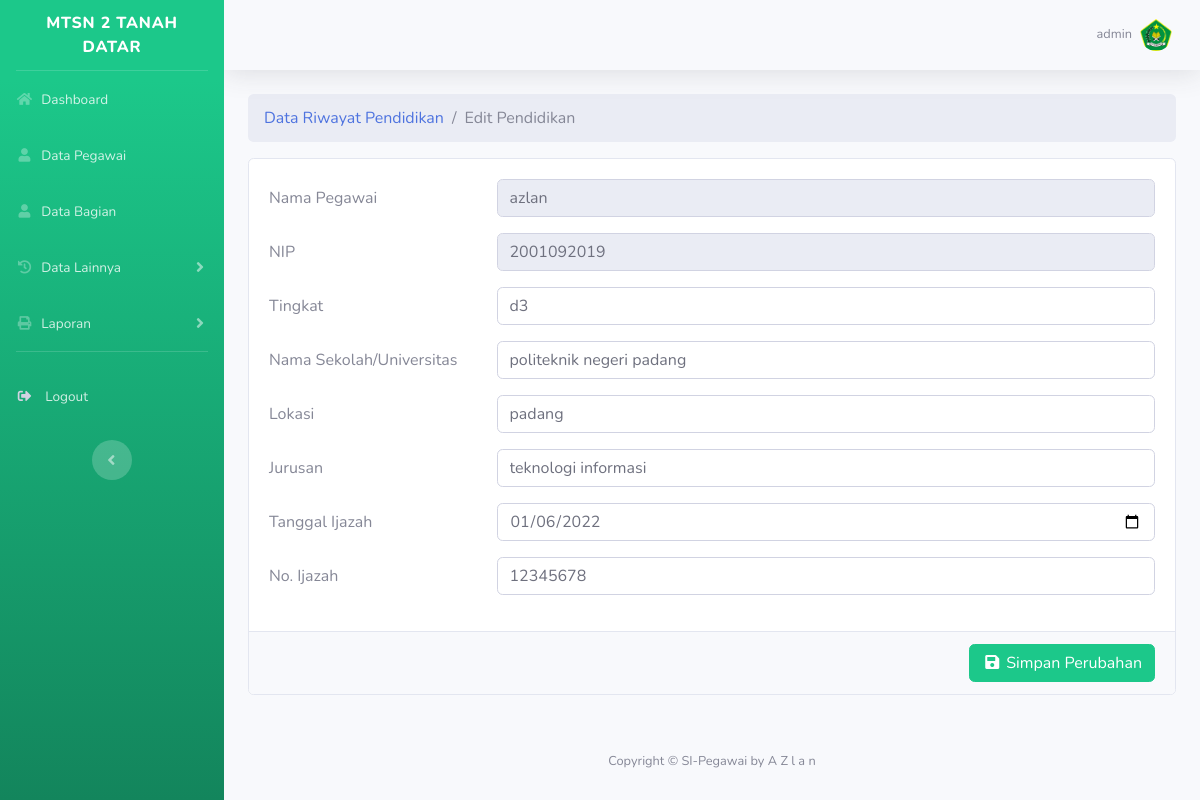
The page /edit_pendidikan.php?kode=9 (signed in) on the database its author committed.
### tables this page shows
CREATE TABLE `user` (
  `id_user` int(11) NOT NULL,
  `username` varchar(50) NOT NULL,
  `password` varchar(255) NOT NULL
);

CREATE TABLE `pendidikan` (
  `id_pendidikan` int(11) NOT NULL,
  `nip` varchar(19) DEFAULT NULL,
  `tingkat` varchar(50) NOT NULL,
  `nama_sekolah` varchar(50) NOT NULL,
  `lokasi` text NOT NULL,
  `jurusan` varchar(50) NOT NULL,
  `tgl_ijazah` date NOT NULL,
  `no_ijazah` varchar(50) NOT NULL
);

CREATE TABLE `pegawai` (
  `nip` varchar(19) NOT NULL,
  `nama_pegawai` varchar(50) NOT NULL,
  `foto_pegawai` varchar(255) NOT NULL,
  `tempat_lahir` text NOT NULL,
  `tanggal_lahir` date NOT NULL,
  `jenis_kelamin` enum('laki-laki','perempuan') NOT NULL,
  `no_hp` varchar(15) NOT NULL,
  `agama` varchar(50) NOT NULL,
  `email` varchar(60) NOT NULL,
  `alamat` text NOT NULL,
  `gol_darah` enum('o','a','b','ab') NOT NULL,
  `status_pernikahan` enum('kawin','lajang') NOT NULL,
  `status_kepegawaian` enum('pns','honor') NOT NULL,
  `id_bagian` varchar(15) NOT NULL
);

### _config/config.php (called while the page is built, shortened)
<?php
    $host = 'localhost';
    $user = 'root';
    $pass = '';
    $db = 'simpeg';
    $koneksi = mysqli_connect($host,$user,$pass,$db);
    function asset($url = null)
    {
        $asset_url = "http://localhost/simpegawai";
        if ($url != null) {
            return $asset_url.'/'.$url;
        }else{
            return $asset_url;
        }
    }
    function base_url($url=null){
        $baseurl = "http://localhost/simpegawai";
        if ($url != null) {
            return $baseurl.'/'.$url.'.php';
        } else{
            return $baseurl;
        }
    }
    function query($query){
        global $koneksi;
        $result = mysqli_query($koneksi, $query);
        $rows = [];
        while ($row = mysqli_fetch_assoc($result)) {
            $rows[]=$row;
        }
        return $rows;
    }

### edit_pendidikan.php (the view, shortened to what this page needs)
<?php
$addstyles = '_assets/vendor/bootstrap-datepicker/css/bootstrap-datepicker.min.css';
require_once "_template/_header.php";
$ambil = mysqli_query($koneksi, "select*from pendidikan inner join pegawai on pendidikan.nip=pegawai.nip where id_pendidikan='$_GET[kode]'");
$data = mysqli_fetch_array($ambil);
?>
<nav aria-label="breadcrumb">
    <ol class="breadcrumb">
        <li class="breadcrumb-item"><a href="<?= base_url('view_pendidikan') ?>">Data Riwayat Pendidikan</a></li>
        <li class="breadcrumb-item active" aria-current="page">Edit Pendidikan</li>
    </ol>
</nav>
<div class="card mb-4">
    <div class="card-body">
        <form method="POST" action="">
            <div class="form-group row">
                <label for="nik" class="col-sm-3 col-form-label">Nama Pegawai</label>
                <div class="col-sm-9">
                    <input type="text" class="form-control" name="nama_pegawai" id="nama_pegawai" value="<?= $data['nama_pegawai'] ?>" readonly>
                </div>
            </div>
            <div class="form-group row">
                <label for="nik" class="col-sm-3 col-form-label">NIP</label>
                <div class="col-sm-9">
                    <input type="text" class="form-control" name="nip" id="nip" value="<?= $data['nip'] ?>" readonly>
                </div>
            </div>
            <div class="form-group row">
                <label for="tingkat" class="col-sm-3 col-form-label">Tingkat</label>
                <div class="col-sm-9">
                    <input type="text" class="form-control" name="tingkat" id="tingkat" value="<?= $data['tingkat'] ?>">
                </div>
            </div>
            <div class="form-group row">
                <label for="sekolah" class="col-sm-3 col-form-label">Nama Sekolah/Universitas</label>
                <div class="col-sm-9">
                    <input type="text" class="form-control" name="nama_sekolah" id="sekolah" value="<?= $data['nama_sekolah'] ?>">
                </div>
            </div>
            <div class="form-group row">
                <label for="lokasi" class="col-sm-3 col-form-label">Lokasi</label>
                <div class="col-sm-9">
                    <input type="text" class="form-control" name="lokasi" id="lokasi" value="<?= $data['lokasi'] ?>">
                </div>
            </div>
            <div class="form-group row">
                <label for="jurusan" class="col-sm-3 col-form-label">Jurusan</label>
                <div class="col-sm-9">
                    <input type="text" class="form-control" name="jurusan" id="jurusan" value="<?= $data['jurusan'] ?>">
                </div>
            </div>
            <div class="form-group row">
                <label for="tgl" class="col-sm-3 col-form-label">Tanggal Ijazah</label>
                <div class="col-sm-9">
                    <input type="date" class="form-control" name="tgl_ijazah" value="<?= $data['tgl_ijazah'] ?>">
                </div>
            </div>
            <div class="form-group row">
                <label for="no_ijazah" class="col-sm-3 col-form-label">No. Ijazah</label>
                <div class="col-sm-9">
                    <input type="text" class="form-control" name="no_ijazah" id="no_ijazah" value="<?= $data['no_ijazah'] ?>">
                </div>
            </div>
    </div>
    <div class="card-footer">
        <button name="simpan" class="btn btn-success float-right"><i class="fas fa-fw fa-save"></i> Simpan Perubahan</button>
    </div>
</div>
<?php
require_once "_template/_footer.php";
?>

### _template/_header.php (shortened to what this page needs)
<?php
  if (isset($sub)) {
    require_once $sub."_config/config.php";
  }else{
    require_once "_config/config.php";
  }
  $id = $_SESSION['id_user'];
  $user = query("SELECT * FROM user WHERE id_user='$id'");
?>
<!DOCTYPE html>
<html lang="en">
<head>
  <link href="<?= asset('_assets/vendor/fontawesome-free/css/all.min.css') ?>" rel="stylesheet" type="text/css">
  <link href="<?= asset('_assets/css/sb-admin-2.min.css') ?>" rel="stylesheet">
  <?php
  if (isset($addstyles)) {
    if ($addstyles != null) {
      echo '<link href="'. asset($addstyles) .'" rel="stylesheet">';
    }
  }
  ?>
</head>
<body id="page-top">
  <div id="wrapper">
    <ul class="navbar-nav bg-gradient-success sidebar sidebar-dark accordion" id="accordionSidebar">
      <a class="sidebar-brand d-flex align-items-center justify-content-center" href="<?= base_url('dashboard') ?>">
        <div class="sidebar-brand-text mx-3">MTsN 2 Tanah Datar</div>
      </a>
      <hr class="sidebar-divider my-0">
      <li class="nav-item <?= isset($dashboard) == 'dashboard' ? 'active' : null ?> ">
        <a class="nav-link" href="<?= base_url() ?>">
          <i class="fas fa-fw fa-home"></i>
          <span>Dashboard</span></a>
      </li>
      <li class="nav-item <?= isset($pegawai) == 'pegawai' ? 'active' : null ?>">
        <a class="nav-link" href="<?= base_url('pegawai') ?>">
          <i class="fas fa-fw fa-user"></i>
          <span>Data Pegawai</span></a>
      </li>
      <li class="nav-item <?= isset($bagian) == 'bagian' ? 'active' : null ?>">
        <a class="nav-link" href="<?= base_url('view_bagian') ?>">
          <i class="fas fa-fw fa-user"></i>
          <span>Data Bagian</span></a>
      </li>
      <li class="nav-item">
        <a class="nav-link collapsed" href="<?= base_url('pegawai') ?>" data-toggle="collapse" data-target="#collapseTwo" aria-expanded="true" aria-controls="collapseTwo">
          <i class="fas fa-fw fa-history"></i>
          <span>Data Lainnya</span>
        </a>
      </li>
      <li class="nav-item">
        <a class="nav-link collapsed" href="<?= base_url('pegawai') ?>" data-toggle="collapse" data-target="#collapseUtilities" aria-expanded="true" aria-controls="collapseLaporan">
          <i class="fas fa-fw fa-print"></i>
          <span>Laporan</span>
        </a>
      </li>
      <hr class="sidebar-divider d-none d-md-block">
      <li class="nav-item mb-3">
        <a class="nav-link" href="#" data-toggle="modal" data-target="#logoutModal">
          <i class="fas fa-sign-out-alt fa-sm fa-fw mr-2 text-gray-400"></i>
          <span>Logout</span></a>
      </li>
      <div class="text-center d-none d-md-inline">
        <button class="rounded-circle border-0" id="sidebarToggle"></button>
      </div>
    </ul>
    <div id="content-wrapper" class="d-flex flex-column">
      <div id="content">
        <nav class="navbar navbar-expand navbar-light bg-light topbar mb-4 static-top shadow">
          <ul class="navbar-nav ml-auto">
            <li class="nav-item dropdown no-arrow">
              <a class="nav-link dropdown-toggle" href="#" id="userDropdown" role="button" data-toggle="dropdown" aria-haspopup="true" aria-expanded="false">
                <span class="mr-2 d-none d-lg-inline text-gray-600 small"><?= $user[0]['username'] ?></span>
                <img class="img-profile rounded-circle" alt="Image" src="<?= asset('_assets/img/mtsn.png') ?>">
              </a>
            </li>
          </ul>
        </nav>
        <div class="container-fluid">

### rows shown on the page
user: username "admin"
pendidikan: nama_pegawai "azlan", nip "2001092019", tingkat "d3", nama_sekolah "politeknik negeri padang", lokasi "padang", jurusan "teknologi informasi", tgl_ijazah "01/06/2022", no_ijazah "12345678"
